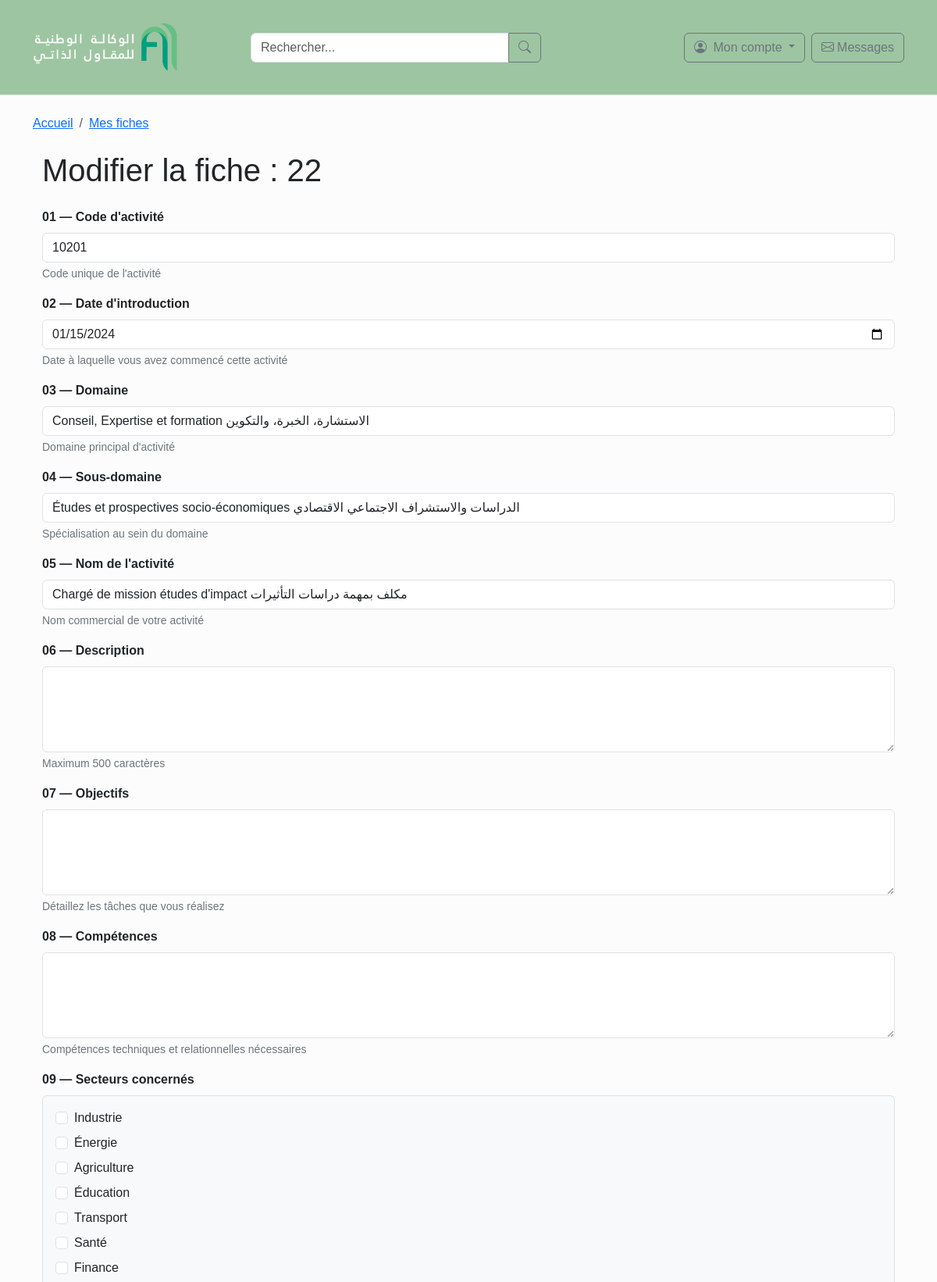
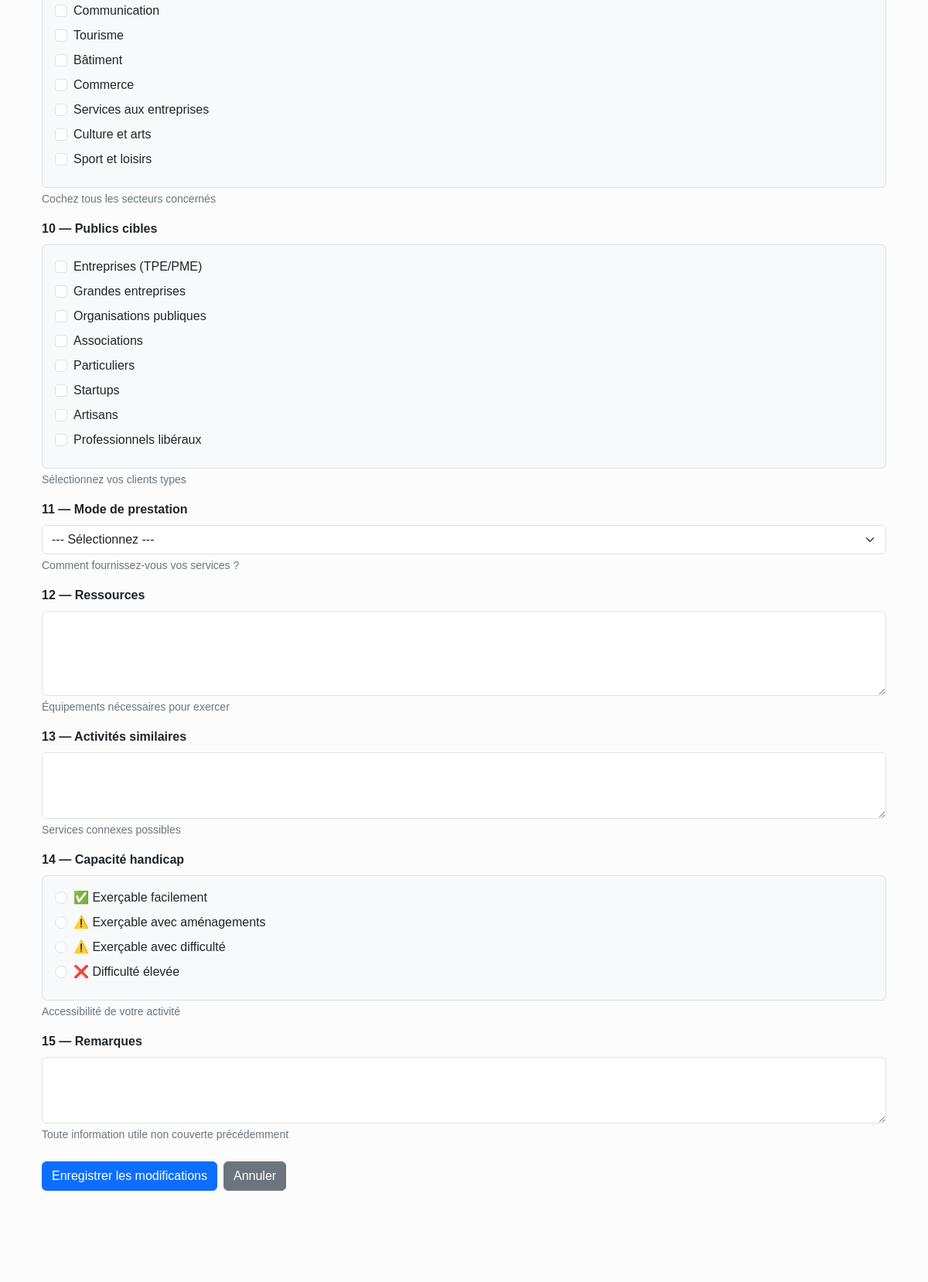
Page /editer_fiche/22/ (signed in, upper part) on the committed database (2 pictures, top to bottom).
### formulaire/models.py (models this page shows, shortened)
class AutoEntrepreneur(models.Model):
    MODE_PRESTATION_CHOICES = [
        ('', '--- Sélectionnez ---'),
        ('presentiel', 'Présentiel'),
        ('distance', 'À distance'),
        ('en_ligne', 'En ligne'),
        ('client', 'Directement chez le client'),
        ('hybride', 'Hybride (mixte)'),
        ('projet', 'Par projet'),
        ('forfait', 'Forfait'),
    ]
    HANDICAP_CHOICES = [
        ('facile', '✅ Exerçable facilement'),
        ('amenagement', '⚠️ Exerçable avec aménagements'),
        ('difficile', '⚠️ Exerçable avec difficulté'),
        ('tres_difficile', '❌ Difficulté élevée'),
    ]
    code_activite = models.CharField(
        max_length=5,
        unique=True,
        validators=[
            MinLengthValidator(5, "Le code doit contenir au moins 5 caractères"),
            RegexValidator(
                regex='^[0-9]+$',
                message='Utilisez uniquement des chiffres',
                code='invalid_code'
            )
        ],
        help_text="Code unique de l'activité (5 chiffres)"
    )
    date_introduction = models.DateField(
        null=True,
        blank=True,
        help_text="Date d'introduction de l'activité"
    )
    nom_activite = models.CharField(
        max_length=200,
        help_text="Nom de l'activité professionnelle",
        null=True,
        blank=True,
    )
    publics_cibles = models.TextField(
        null=True,
        blank=True,
        help_text="Publics cibles (entreprises, particuliers, associations, etc.)"
    )
    activites_similaires = models.TextField(
        blank=True,
        null=True,
        help_text="Activités similaires ou complémentaires"
    )
    capacite_handicap = models.CharField(
        null=True,
        blank=True,
        max_length=20,
        choices=HANDICAP_CHOICES
    )
    domaine = models.CharField(max_length=200)
    sous_domaine = models.CharField(max_length=200, blank=True, null=True)
    description = models.TextField(
        null=True,
        blank=True,
        help_text="Description succincte de l'activité"
    )
    objectifs = models.TextField(
        null=True,
        blank=True,
        help_text="Objectifs, tâches et missions de l'activité"
    )
    competences = models.TextField(
        null=True,
        blank=True,
        help_text="Compétences requises pour exercer l'activité"
    )
    secteurs = models.TextField(
        null=True,
        blank=True,
        help_text="Secteurs concernés par l'activité"
    )
    mode_prestation = models.CharField(
        null=True,
        blank=True,
        max_length=20,
        choices=MODE_PRESTATION_CHOICES
    )
    ressources = models.TextField(
        null=True,
        blank=True,
        help_text="Ressources, outils et équipements nécessaires"
    )
    remarques = models.TextField(
        blank=True,
        null=True,
        help_text="Remarques légales ou informations supplémentaires"
    )
    created_at = models.DateTimeField(auto_now_add=True)

### formulaire/views.py (the view)
# urls.py: path('editer_fiche/<int:id>/', views.modifier_fiche, name='editer_fiche'),  # NOM : 'editer_fiche'
@login_required (login_url='/utilisateurs/connexion/')  # Redirige vers la page de connexion si l'utilisateur n'est pas authentifié
def modifier_fiche(request, id):
    fiche = get_object_or_404(AutoEntrepreneur, id=id)
    if request.method == "POST":
        form = AutoEntrepreneurForm(request.POST)
        if form.is_valid():
            data = form.cleaned_data
            fiche.code_activite = data.get('code_activite') or ''
            fiche.date_introduction = data.get('date_introduction')
            fiche.domaine = data.get('domaine') or ''
            fiche.sous_domaine = data.get('sous_domaine') or ''
            fiche.nom_activite = data.get('nom_activite') or ''
            fiche.description = data.get('description') or ''
            fiche.objectifs = data.get('objectifs') or ''
            fiche.competences = data.get('competences') or ''
            secteurs = data.get('secteurs', [])
            fiche.secteurs = ','.join(secteurs) if secteurs else ''
            publics_cibles = data.get('publics_cibles', [])
            fiche.publics_cibles = ','.join(publics_cibles) if publics_cibles else ''
            fiche.mode_prestation = data.get('mode_prestation') or ''
            fiche.ressources = data.get('ressources') or ''
            fiche.activites_similaires = data.get('activites_similaires') or ''
            fiche.capacite_handicap = data.get('capacite_handicap') or ''
            fiche.remarques = data.get('remarques') or ''
            fiche.save()
            fiches = AutoEntrepreneur.objects.all()  # Récupérer toutes les fiches après modification
            return render(request, 'liste_fiches.html', {'fiches': fiches}) # Redirigez vers la liste des fiches après la modification
    else:
        initial_data = {
            'code_activite': fiche.code_activite or '',
            'date_introduction': fiche.date_introduction,
            'domaine': fiche.domaine or '',
            'sous_domaine': fiche.sous_domaine or '',
            'nom_activite': fiche.nom_activite or '',
            'description': fiche.description or '',
            'objectifs': fiche.objectifs or '',
            'competences': fiche.competences or '',
            'secteurs': fiche.secteurs.split(',') if fiche.secteurs else [],
            'publics_cibles': fiche.publics_cibles.split(',') if fiche.publics_cibles else [],
            'mode_prestation': fiche.mode_prestation or '',
            'ressources': fiche.ressources or '',
            'activites_similaires': fiche.activites_similaires or '',
            'capacite_handicap': fiche.capacite_handicap or '',
            'remarques': fiche.remarques or '',
        }
        form = AutoEntrepreneurForm(initial=initial_data)
    return render(request, 'fiche.html', {
        'form': form,
        'fiche': fiche,
        'edition_mode': True
    })

### messagerie/context_processors.py (called while the page is built)
def messages_non_lus(request):
    if request.user.is_authenticated:
        non_lus = Message.objects.filter(
            destinataire=request.user,
            lu=False
        ).count()
    else:
        non_lus = 0
    return {
        "non_lus": non_lus
    }

### formulaire/templates/fiche.html (shortened to what this page needs)
{% extends 'layout.html' %}
{% block content %}
<div class="container mt-4">
    <h1 class="mb-4">
            Modifier la fiche : {{ fiche.id }}
    </h1>
    <form method="POST" action="">
        <div class="mb-3">
            <label for="id_code_activite" class="form-label fw-bold">01 — Code d'activité</label>
            <input type="text"
                   name="code_activite"
                   id="id_code_activite"
                   class="form-control {% if form.code_activite.errors %}is-invalid{% endif %}"
                   value="{{ form.code_activite.value|default:'' }}"
                   required>
            <div class="form-text">Code unique de l'activité </div>
        </div>
        <div class="mb-3">
            <label for="id_date_introduction" class="form-label fw-bold">02 — Date d'introduction</label>
            <input type="date"
                   name="date_introduction"
                   id="id_date_introduction"
                   class="form-control {% if form.date_introduction.errors %}is-invalid{% endif %}"
                   value="{% if form.date_introduction.value %}{{ form.date_introduction.value|date:'Y-m-d' }}{% endif %}">
            <div class="form-text">Date à laquelle vous avez commencé cette activité</div>
        </div>
        <div class="mb-3">
            <label for="id_domaine" class="form-label fw-bold">03 — Domaine</label>
            <input type="text"
                   name="domaine"
                   id="id_domaine"
                   class="form-control {% if form.domaine.errors %}is-invalid{% endif %}"
                   value="{{ form.domaine.value|default:'' }}"
                   placeholder="Ex: Informatique, Conseil, Formation..."
                   required>
            <div class="form-text">Domaine principal d'activité</div>
        </div>
        <div class="mb-3">
            <label for="id_sous_domaine" class="form-label fw-bold">04 — Sous-domaine</label>
            <input type="text"
                   name="sous_domaine"
                   id="id_sous_domaine"
                   class="form-control {% if form.sous_domaine.errors %}is-invalid{% endif %}"
                   value="{{ form.sous_domaine.value|default:'' }}"
                   placeholder="Ex: Développement web, Marketing digital...">
            <div class="form-text">Spécialisation au sein du domaine</div>
        </div>
        <div class="mb-3">
            <label for="id_nom_activite" class="form-label fw-bold">05 — Nom de l'activité</label>
            <input type="text"
                   name="nom_activite"
                   id="id_nom_activite"
                   class="form-control {% if form.nom_activite.errors %}is-invalid{% endif %}"
                   value="{{ form.nom_activite.value|default:'' }}"
                   placeholder="Ex: Création de sites internet">
            <div class="form-text">Nom commercial de votre activité</div>
        </div>
        <div class="mb-3">
            <label for="id_description" class="form-label fw-bold">06 — Description</label>
            <textarea name="description"
                      id="id_description"
                      class="form-control {% if form.description.errors %}is-invalid{% endif %}"
                      rows="4"
                      maxlength="500">{{ form.description.value|default:'' }}</textarea>
            <div class="form-text">Maximum 500 caractères</div>
        </div>
        <div class="mb-3">
            <label for="id_objectifs" class="form-label fw-bold">07 — Objectifs</label>
            <textarea name="objectifs"
                      id="id_objectifs"
                      class="form-control {% if form.objectifs.errors %}is-invalid{% endif %}"
                      rows="4">{{ form.objectifs.value|default:'' }}</textarea>
            <div class="form-text">Détaillez les tâches que vous réalisez</div>
        </div>
        <div class="mb-3">
            <label for="id_competences" class="form-label fw-bold">08 — Compétences</label>
            <textarea name="competences"
                      id="id_competences"
                      class="form-control {% if form.competences.errors %}is-invalid{% endif %}"
                      rows="4">{{ form.competences.value|default:'' }}</textarea>
            <div class="form-text">Compétences techniques et relationnelles nécessaires</div>
        </div>
        <div class="mb-3">
            <label class="form-label fw-bold">09 — Secteurs concernés</label>
            <div class="border p-3 rounded bg-light">
                {% for value, label in form.fields.secteurs.choices %}
                <div class="form-check">
                    <input class="form-check-input"
                           type="checkbox"
                           name="secteurs"
                           value="{{ value }}"
                           id="secteur_{{ forloop.counter }}"
                           {% if value in form.secteurs.value %}checked{% endif %}>
                    <label class="form-check-label" for="secteur_{{ forloop.counter }}">
                        {{ label }}
                    </label>
                </div>
                {% endfor %}
            </div>
            <div class="form-text">Cochez tous les secteurs concernés</div>
        </div>
        <div class="mb-3">
            <label class="form-label fw-bold">10 — Publics cibles</label>
            <div class="border p-3 rounded bg-light">
                {% for value, label in form.fields.publics_cibles.choices %}
                <div class="form-check">
                    <input class="form-check-input"
                           type="checkbox"
                           name="publics_cibles"
                           value="{{ value }}"
                           id="public_{{ forloop.counter }}"
                           {% if value in form.publics_cibles.value %}checked{% endif %}>
                    <label class="form-check-label" for="public_{{ forloop.counter }}">
                        {{ label }}
                    </label>
                </div>
                {% endfor %}
            </div>
            <div class="form-text">Sélectionnez vos clients types</div>
        </div>
        <div class="mb-3">
            <label for="id_mode_prestation" class="form-label fw-bold">11 — Mode de prestation</label>
            <select name="mode_prestation"
                    id="id_mode_prestation"
                    class="form-select {% if form.mode_prestation.errors %}is-invalid{% endif %}">
                {% for value, label in form.fields.mode_prestation.choices %}
                <option value="{{ value }}"
                        {% if form.mode_prestation.value == value %}selected{% endif %}>
                    {{ label }}
                </option>
                {% endfor %}
            </select>
            <div class="form-text">Comment fournissez-vous vos services ?</div>
        </div>
        <div class="mb-3">
            <label for="id_ressources" class="form-label fw-bold">12 — Ressources</label>
            <textarea name="ressources"
                      id="id_ressources"
                      class="form-control {% if form.ressources.errors %}is-invalid{% endif %}"
                      rows="4">{{ form.ressources.value|default:'' }}</textarea>
            <div class="form-text">Équipements nécessaires pour exercer</div>
        </div>
        <div class="mb-3">
            <label for="id_activites_similaires" class="form-label fw-bold">13 — Activités similaires</label>
            <textarea name="activites_similaires"
                      id="id_activites_similaires"
                      class="form-control {% if form.activites_similaires.errors %}is-invalid{% endif %}"
                      rows="3">{{ form.activites_similaires.value|default:'' }}</textarea>
            <div class="form-text">Services connexes possibles</div>
        </div>
        <div class="mb-3">
            <label class="form-label fw-bold">14 — Capacité handicap</label>
            <div class="border p-3 rounded bg-light">
                {% for value, label in form.fields.capacite_handicap.choices %}
                <div class="form-check">
                    <input class="form-check-input"
                           type="radio"
                           name="capacite_handicap"
                           value="{{ value }}"
                           id="handicap_{{ forloop.counter }}"
                           required>
                    <label class="form-check-label" for="handicap_{{ forloop.counter }}">
                        {{ label }}
                    </label>
                </div>
                {% endfor %}
            </div>
            <div class="form-text">Accessibilité de votre activité</div>
        </div>
        <div class="mb-4">
            <label for="id_remarques" class="form-label fw-bold">15 — Remarques</label>
            <textarea name="remarques"
                      id="id_remarques"
                      class="form-control {% if form.remarques.errors %}is-invalid{% endif %}"
                      rows="3">{{ form.remarques.value|default:'' }}</textarea>
            <div class="form-text">Toute information utile non couverte précédemment</div>
        </div>
        <div class="d-flex gap-2 mb-5">
            <button formnovalidate type="submit" class="btn btn-primary">
                {% if edition_mode %}
                    Enregistrer les modifications
                {% endif %}
            </button>
            <a href="{% url 'formulaire:liste_fiches' %}" class="btn btn-secondary">Annuler</a>
        </div>
    </form>
</div>
{% endblock %}

### static/css/style.css (style rules this page uses)
body { font-family: Arial, sans-serif; margin: 0; padding: 0; background-color: #fcfcfc; }

### formulaire/templates/fiche.html (style rules this page uses)
.form-check { margin-bottom: 0.5rem; }
.border { border: 1px solid #dee2e6 !important; }
.rounded { border-radius: 0.375rem !important; }
.bg-light { background-color: #f8f9fa !important; }
.form-text { margin-top: 0.25rem; font-size: 0.875em; color: #6c757d; }

### rows in the picture
AutoEntrepreneur: id "22", code_activite "10201", date_introduction "01/15/2024", domaine "Conseil, Expertise et formation الاستشارة، الخبرة، والتكوين", sous_domaine "Études et prospectives socio-économiques الدراسات والاستشراف الاجتماعي الاقتصادي", nom_activite "Chargé de mission études d'impact مكلف بمهمة دراسات التأثيرات"

### other values in the picture
{{ label }} "Industrie" "Énergie" "Agriculture" "Éducation" "Transport" "Santé" "Finance" "Communication" "Tourisme" "Bâtiment" "Commerce" "Services aux entreprises" "Culture et arts" "Sport et loisirs"
{{ label }} "Entreprises (TPE/PME)" "Grandes entreprises" "Organisations publiques" "Associations" "Particuliers" "Startups" "Artisans" "Professionnels libéraux"
{{ label }} "✅ Exerçable facilement" "⚠️ Exerçable avec aménagements" "⚠️ Exerçable avec difficulté" "❌ Difficulté élevée"
form field mode_prestation "--- Sélectionnez ---"
